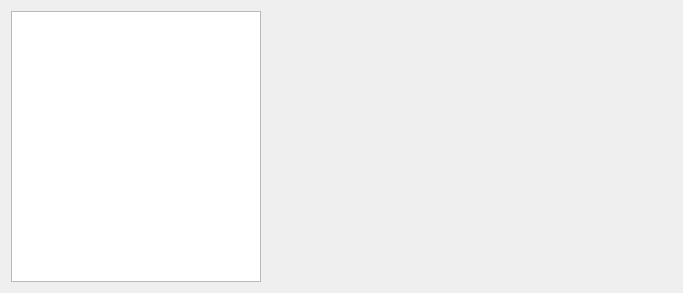
<?xml version="1.0" encoding="UTF-8"?>
<ui version="4.0">
 <class>profileEditPage</class>
 <widget class="QWidget" name="profileEditPage">
  <property name="geometry">
   <rect>
    <x>0</x>
    <y>0</y>
    <width>683</width>
    <height>293</height>
   </rect>
  </property>
  <layout class="QHBoxLayout" name="horizontalLayout_5">
   <item>
    <layout class="QHBoxLayout" name="horizontalLayout_2">
     <item>
      <layout class="QVBoxLayout" name="listLayout">
       <item>
        <widget class="KListWidget" name="profilesList">
         <property name="maximumSize">
          <size>
           <width>250</width>
           <height>16777215</height>
          </size>
         </property>
        </widget>
       </item>
      </layout>
     </item>
     <item>
      <widget class="QScrollArea" name="scrollArea">
       <property name="frameShape">
        <enum>QFrame::NoFrame</enum>
       </property>
       <property name="frameShadow">
        <enum>QFrame::Plain</enum>
       </property>
       <property name="lineWidth">
        <number>0</number>
       </property>
       <property name="widgetResizable">
        <bool>true</bool>
       </property>
       <widget class="QWidget" name="scrollAreaWidgetContents">
        <property name="geometry">
         <rect>
          <x>0</x>
          <y>0</y>
          <width>334</width>
          <height>283</height>
         </rect>
        </property>
       </widget>
      </widget>
     </item>
    </layout>
   </item>
  </layout>
  <action name="actionNewProfile">
   <property name="text">
    <string>New Profile</string>
   </property>
  </action>
  <action name="actionDeleteProfile">
   <property name="text">
    <string>Delete Profile</string>
   </property>
  </action>
  <action name="actionImportProfiles">
   <property name="text">
    <string>Import Profiles</string>
   </property>
  </action>
  <action name="actionExportProfiles">
   <property name="text">
    <string>Export Profiles</string>
   </property>
  </action>
  <action name="actionRestoreDefaultProfiles">
   <property name="text">
    <string>Restore Default Profiles</string>
   </property>
  </action>
 </widget>
 <customwidgets>
  <customwidget>
   <class>KListWidget</class>
   <extends>QListWidget</extends>
   <header>klistwidget.h</header>
  </customwidget>
 </customwidgets>
 <resources/>
 <connections/>
</ui>
